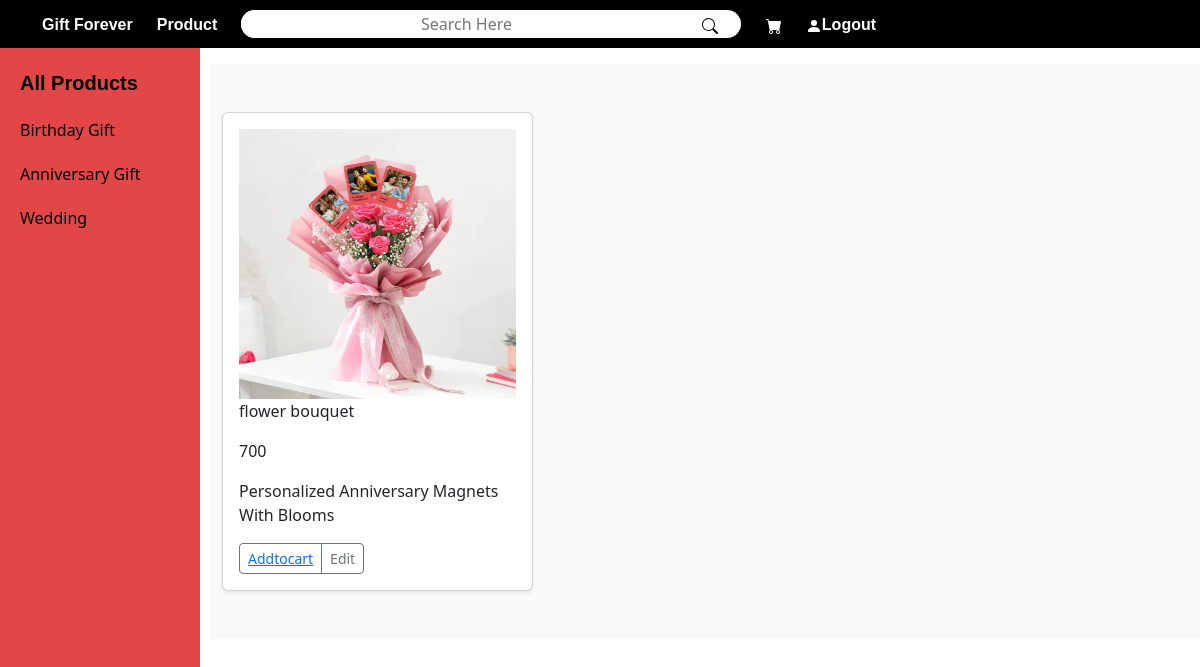
Screenshot of /filter/2 (signed in) with the database file from the repository.
### final_app/models.py (models this page shows, shortened)
class Category(models.Model):
    category_name=models.CharField(max_length=100)
    class Meta:
        db_table= 'category'

class Product(models.Model):
    img=models.ImageField(upload_to='image',default='')
    p_name=models.CharField(max_length=100)
    p_price=models.IntegerField()
    p_description=models.TextField(max_length=300)
    category=models.ForeignKey(Category,on_delete=models.CASCADE)
    class Meta:
        db_table='product'

### final_app/views.py (the view)
# urls.py: path('filter/<int:pid>',v.filter_cate),
def filter_cate(request,pid):
    product=Product.objects.filter(category_id=pid)
    cate=Category.objects.all()
    pl=Product.objects.all()
    context={'Cate':cate,'product':product,'pl':pl}
    return render(request,'cat.html',context)

### final_app/templates/cat.html (shortened to what this page needs)
{%extends 'category_list.html'%}
{%load static%}
{%block body%}
<link rel="stylesheet" href="{%static 'css/bmin.css'%}">
<div class="album py-5 bg-light">
    <div class="container">
      <div class="row row-cols-1 row-cols-sm-2 row-cols-md-3 g-3">
        {%for i in product%}
        <div class="col">
          <div class="card shadow-sm">
            <div class="card-body" title="{{i.p_name}}">
                <img class="product_img" src="{{ i.img.url }}" width="100%" height="270px" alt="{{ i.p_name }}">
                <p class="card-text">{{i.p_name}}</p>
              <p class="card-text">{{i.p_price}}</p>
              <p class="card-text">{{i.p_description}}</p>
              <div class="d-flex justify-content-between align-items-center">
                <div class="btn-group">
                  <button type="button" class="btn btn-sm btn-outline-secondary" ><a href="addtocart/{{i.id}}">Addtocart</a></button>
                  <button type="button" class="btn btn-sm btn-outline-secondary">Edit</button>
                </div>
              </div>
            </div>
          </div>
        </div>
        {%endfor%}
        </div>
    </div>
  </div>
{%endblock%}

### final_app/templates/category_list.html (shortened to what this page needs)
{%include 'navbar.html'%}
{%load static%}
<link rel="stylesheet" href="{%static 'css/bmin.css'%}">
<div class="grid1">
    <div class="cate_list">
        <a href="/product">
            <div class="all_catelist">
                <p>All Products</p>
            </div>
        </a>
        {%for i in Cate%}
        <a href="/filter/{{i.id}}">
            <div class="all_cate">
                <p>{{ i.category_name }}</p>
            </div>
        </a>
        {%endfor%}
    </div>
</div>
<div class="main">
    {%block body%}
    {%endblock%}
</div>

### final_app/templates/category_list.html (style rules this page uses)
* { list-style: none; text-decoration: none; }
.grid1 { background-color: #e24646; width: 200px; height: 100%; position: fixed; left: 0; margin-top: -16px; }
.cate_list a { text-decoration: none; display: block; padding-left: 20px; margin-top: 20px; }
.all_cate { color: black; }
.all_catelist { color: black; font-family: 'Franklin Gothic Medium', 'Arial Narrow', Arial, sans-serif; font-size: 20px; font-weight: 700; }
.main { padding-left: 210px; }

### rows the page displays
Category: category_name "Birthday Gift"
Category: category_name "Anniversary Gift"
Category: category_name "Wedding"
Product: img (picture), p_name "flower bouquet", p_price "700", p_description "Personalized Anniversary Magnets With Blooms"
